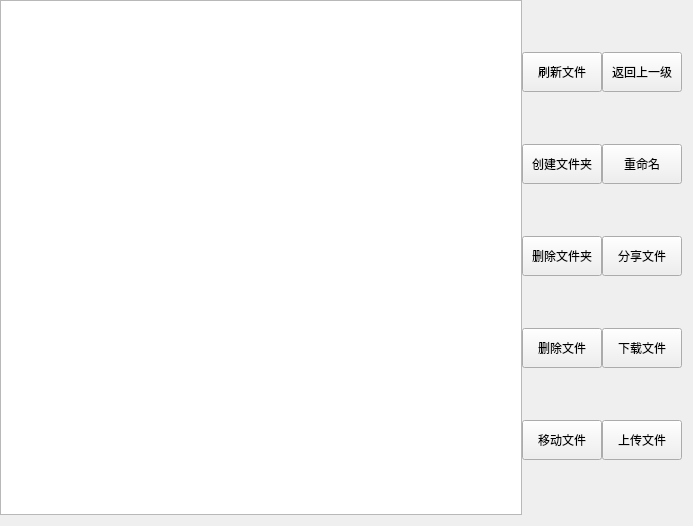
<?xml version="1.0" encoding="UTF-8"?>
<ui version="4.0">
 <class>File</class>
 <widget class="QWidget" name="File">
  <property name="geometry">
   <rect>
    <x>0</x>
    <y>0</y>
    <width>693</width>
    <height>526</height>
   </rect>
  </property>
  <property name="windowTitle">
   <string>Form</string>
  </property>
  <layout class="QHBoxLayout" name="horizontalLayout">
   <property name="spacing">
    <number>0</number>
   </property>
   <property name="leftMargin">
    <number>0</number>
   </property>
   <property name="topMargin">
    <number>0</number>
   </property>
   <item>
    <widget class="QListWidget" name="listWidget"/>
   </item>
   <item>
    <layout class="QGridLayout" name="gridLayout">
     <item row="0" column="0">
      <widget class="QPushButton" name="refreshFile_PB">
       <property name="sizePolicy">
        <sizepolicy hsizetype="Minimum" vsizetype="Fixed">
         <horstretch>0</horstretch>
         <verstretch>0</verstretch>
        </sizepolicy>
       </property>
       <property name="minimumSize">
        <size>
         <width>0</width>
         <height>40</height>
        </size>
       </property>
       <property name="maximumSize">
        <size>
         <width>16777215</width>
         <height>60</height>
        </size>
       </property>
       <property name="text">
        <string>刷新文件</string>
       </property>
      </widget>
     </item>
     <item row="0" column="1">
      <widget class="QPushButton" name="returnUp_PB">
       <property name="minimumSize">
        <size>
         <width>0</width>
         <height>40</height>
        </size>
       </property>
       <property name="text">
        <string>返回上一级</string>
       </property>
      </widget>
     </item>
     <item row="1" column="0">
      <widget class="QPushButton" name="mkDir_PB">
       <property name="minimumSize">
        <size>
         <width>0</width>
         <height>40</height>
        </size>
       </property>
       <property name="text">
        <string>创建文件夹</string>
       </property>
      </widget>
     </item>
     <item row="1" column="1">
      <widget class="QPushButton" name="rename_PB">
       <property name="minimumSize">
        <size>
         <width>0</width>
         <height>40</height>
        </size>
       </property>
       <property name="text">
        <string>重命名</string>
       </property>
      </widget>
     </item>
     <item row="2" column="0">
      <widget class="QPushButton" name="delDir_PB">
       <property name="minimumSize">
        <size>
         <width>0</width>
         <height>40</height>
        </size>
       </property>
       <property name="text">
        <string>删除文件夹</string>
       </property>
      </widget>
     </item>
     <item row="2" column="1">
      <widget class="QPushButton" name="shareFile_PB">
       <property name="sizePolicy">
        <sizepolicy hsizetype="Minimum" vsizetype="Fixed">
         <horstretch>0</horstretch>
         <verstretch>0</verstretch>
        </sizepolicy>
       </property>
       <property name="minimumSize">
        <size>
         <width>0</width>
         <height>40</height>
        </size>
       </property>
       <property name="text">
        <string>分享文件</string>
       </property>
      </widget>
     </item>
     <item row="3" column="0">
      <widget class="QPushButton" name="delFile__PB">
       <property name="minimumSize">
        <size>
         <width>0</width>
         <height>40</height>
        </size>
       </property>
       <property name="text">
        <string>删除文件</string>
       </property>
      </widget>
     </item>
     <item row="3" column="1">
      <widget class="QPushButton" name="downloadFile_PB">
       <property name="minimumSize">
        <size>
         <width>0</width>
         <height>40</height>
        </size>
       </property>
       <property name="text">
        <string>下载文件</string>
       </property>
      </widget>
     </item>
     <item row="4" column="0">
      <widget class="QPushButton" name="mvFile_PB">
       <property name="minimumSize">
        <size>
         <width>0</width>
         <height>40</height>
        </size>
       </property>
       <property name="text">
        <string>移动文件</string>
       </property>
      </widget>
     </item>
     <item row="4" column="1">
      <widget class="QPushButton" name="uploadFile_PB">
       <property name="minimumSize">
        <size>
         <width>0</width>
         <height>40</height>
        </size>
       </property>
       <property name="text">
        <string>上传文件</string>
       </property>
      </widget>
     </item>
    </layout>
   </item>
  </layout>
 </widget>
 <resources/>
 <connections/>
</ui>
